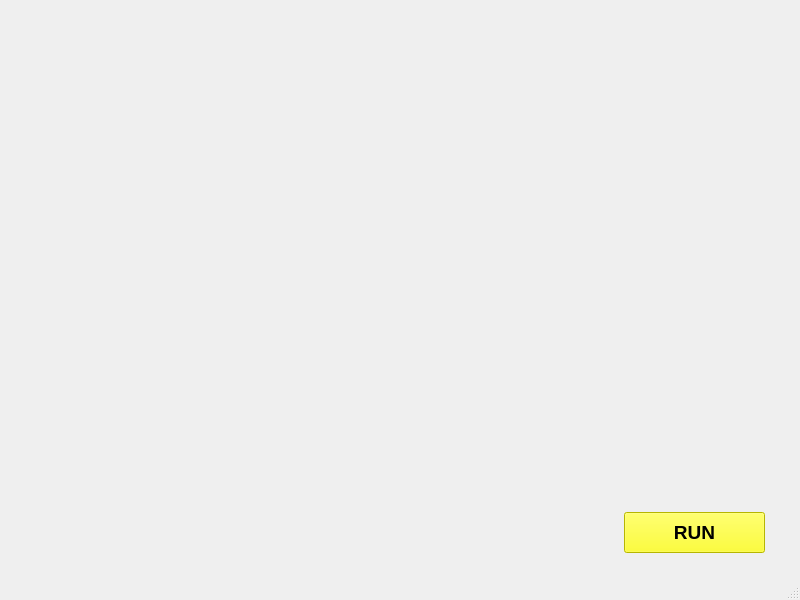
<?xml version="1.0" encoding="UTF-8"?>
<ui version="4.0">
 <class>MainWindow</class>
 <widget class="QMainWindow" name="MainWindow">
  <property name="geometry">
   <rect>
    <x>0</x>
    <y>0</y>
    <width>800</width>
    <height>600</height>
   </rect>
  </property>
  <property name="windowTitle">
   <string>MainWindow</string>
  </property>
  <widget class="QWidget" name="centralwidget">
   <widget class="QPushButton" name="pushButton">
    <property name="geometry">
     <rect>
      <x>624</x>
      <y>512</y>
      <width>141</width>
      <height>41</height>
     </rect>
    </property>
    <property name="font">
     <font>
      <pointsize>14</pointsize>
      <weight>75</weight>
      <bold>true</bold>
     </font>
    </property>
    <property name="styleSheet">
     <string notr="true">background-color: rgb(255, 255, 0);</string>
    </property>
    <property name="text">
     <string>RUN</string>
    </property>
   </widget>
  </widget>
  <widget class="QMenuBar" name="menubar">
   <property name="geometry">
    <rect>
     <x>0</x>
     <y>0</y>
     <width>800</width>
     <height>21</height>
    </rect>
   </property>
  </widget>
  <widget class="QStatusBar" name="statusbar"/>
 </widget>
 <resources/>
 <connections/>
</ui>
